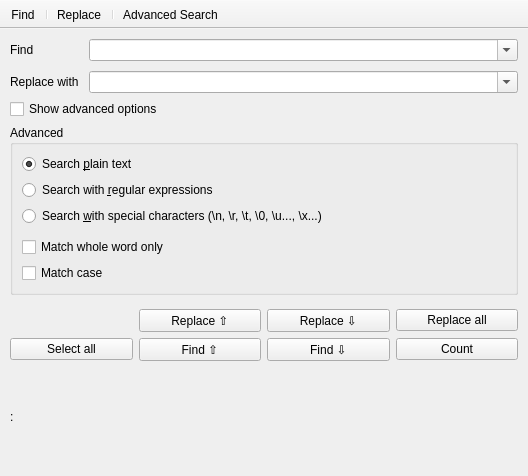
<?xml version="1.0" encoding="UTF-8"?>
<ui version="4.0">
 <class>frmSearchReplace</class>
 <widget class="QMainWindow" name="frmSearchReplace">
  <property name="geometry">
   <rect>
    <x>0</x>
    <y>0</y>
    <width>528</width>
    <height>476</height>
   </rect>
  </property>
  <property name="windowTitle">
   <string>Search</string>
  </property>
  <property name="windowIcon">
   <iconset resource="../resources.qrc">
    <normaloff>:/icons/notepadqq/scalable/notepadqq.svg</normaloff>:/icons/notepadqq/scalable/notepadqq.svg</iconset>
  </property>
  <property name="unifiedTitleAndToolBarOnMac">
   <bool>true</bool>
  </property>
  <widget class="QWidget" name="centralWidget">
   <layout class="QVBoxLayout" name="verticalLayout_4">
    <property name="leftMargin">
     <number>10</number>
    </property>
    <property name="topMargin">
     <number>10</number>
    </property>
    <property name="rightMargin">
     <number>10</number>
    </property>
    <property name="bottomMargin">
     <number>10</number>
    </property>
    <item>
     <layout class="QHBoxLayout" name="horizontalLayout_2">
      <property name="spacing">
       <number>10</number>
      </property>
      <item>
       <layout class="QVBoxLayout" name="verticalLayout_2">
        <item>
         <widget class="QLabel" name="label">
          <property name="sizePolicy">
           <sizepolicy hsizetype="Fixed" vsizetype="Preferred">
            <horstretch>0</horstretch>
            <verstretch>0</verstretch>
           </sizepolicy>
          </property>
          <property name="text">
           <string>Find</string>
          </property>
         </widget>
        </item>
        <item>
         <widget class="QLabel" name="lblReplace">
          <property name="sizePolicy">
           <sizepolicy hsizetype="Fixed" vsizetype="Preferred">
            <horstretch>0</horstretch>
            <verstretch>0</verstretch>
           </sizepolicy>
          </property>
          <property name="text">
           <string>Replace with</string>
          </property>
         </widget>
        </item>
       </layout>
      </item>
      <item>
       <layout class="QVBoxLayout" name="verticalLayout_3">
        <item>
         <widget class="QComboBox" name="cmbSearch">
          <property name="sizePolicy">
           <sizepolicy hsizetype="Expanding" vsizetype="Fixed">
            <horstretch>0</horstretch>
            <verstretch>0</verstretch>
           </sizepolicy>
          </property>
          <property name="editable">
           <bool>true</bool>
          </property>
          <property name="insertPolicy">
           <enum>QComboBox::NoInsert</enum>
          </property>
         </widget>
        </item>
        <item>
         <widget class="QComboBox" name="cmbReplace">
          <property name="sizePolicy">
           <sizepolicy hsizetype="Expanding" vsizetype="Fixed">
            <horstretch>0</horstretch>
            <verstretch>0</verstretch>
           </sizepolicy>
          </property>
          <property name="editable">
           <bool>true</bool>
          </property>
          <property name="insertPolicy">
           <enum>QComboBox::NoInsert</enum>
          </property>
         </widget>
        </item>
       </layout>
      </item>
     </layout>
    </item>
    <item>
     <widget class="QCheckBox" name="chkShowAdvanced">
      <property name="text">
       <string>Show advanced options</string>
      </property>
     </widget>
    </item>
    <item>
     <widget class="QGroupBox" name="groupAdvanced">
      <property name="title">
       <string>Advanced</string>
      </property>
      <layout class="QGridLayout" name="gridLayout_2">
       <item row="0" column="0">
        <widget class="QRadioButton" name="radSearchPlainText">
         <property name="text">
          <string>Search &amp;plain text</string>
         </property>
         <property name="checked">
          <bool>true</bool>
         </property>
        </widget>
       </item>
       <item row="3" column="0">
        <spacer name="verticalSpacer_3">
         <property name="orientation">
          <enum>Qt::Vertical</enum>
         </property>
         <property name="sizeType">
          <enum>QSizePolicy::Minimum</enum>
         </property>
         <property name="sizeHint" stdset="0">
          <size>
           <width>20</width>
           <height>5</height>
          </size>
         </property>
        </spacer>
       </item>
       <item row="4" column="0">
        <widget class="QCheckBox" name="chkMatchWholeWord">
         <property name="text">
          <string>Match whole word only</string>
         </property>
        </widget>
       </item>
       <item row="5" column="0">
        <widget class="QCheckBox" name="chkMatchCase">
         <property name="text">
          <string>Match case</string>
         </property>
        </widget>
       </item>
       <item row="2" column="0">
        <widget class="QRadioButton" name="radSearchWithSpecialChars">
         <property name="text">
          <string>Search &amp;with special characters (\n, \r, \t, \0, \u..., \x...)</string>
         </property>
        </widget>
       </item>
       <item row="1" column="0">
        <widget class="QRadioButton" name="radSearchWithRegex">
         <property name="text">
          <string>Search with &amp;regular expressions</string>
         </property>
        </widget>
       </item>
      </layout>
     </widget>
    </item>
    <item>
     <spacer name="verticalSpacer">
      <property name="orientation">
       <enum>Qt::Vertical</enum>
      </property>
      <property name="sizeType">
       <enum>QSizePolicy::Minimum</enum>
      </property>
      <property name="sizeHint" stdset="0">
       <size>
        <width>20</width>
        <height>8</height>
       </size>
      </property>
     </spacer>
    </item>
    <item>
     <layout class="QGridLayout" name="gridLayout">
      <item row="0" column="3">
       <widget class="QPushButton" name="btnReplaceAll">
        <property name="text">
         <string>Replace all</string>
        </property>
        <property name="autoDefault">
         <bool>true</bool>
        </property>
       </widget>
      </item>
      <item row="2" column="2">
       <widget class="QPushButton" name="btnFindNext">
        <property name="text">
         <string>Find ⇩</string>
        </property>
        <property name="autoDefault">
         <bool>true</bool>
        </property>
       </widget>
      </item>
      <item row="0" column="2">
       <widget class="QPushButton" name="btnReplaceNext">
        <property name="text">
         <string>Replace ⇩</string>
        </property>
        <property name="autoDefault">
         <bool>true</bool>
        </property>
       </widget>
      </item>
      <item row="2" column="1">
       <widget class="QPushButton" name="btnFindPrev">
        <property name="text">
         <string>Find ⇧</string>
        </property>
        <property name="autoDefault">
         <bool>true</bool>
        </property>
       </widget>
      </item>
      <item row="3" column="0" colspan="4">
       <widget class="QLabel" name="lblSpacer1">
        <property name="text">
         <string notr="true">:</string>
        </property>
       </widget>
      </item>
      <item row="0" column="1">
       <widget class="QPushButton" name="btnReplacePrev">
        <property name="text">
         <string>Replace ⇧</string>
        </property>
        <property name="autoDefault">
         <bool>true</bool>
        </property>
       </widget>
      </item>
      <item row="2" column="3">
       <widget class="QPushButton" name="btncountAll">
        <property name="text">
         <string>Count</string>
        </property>
       </widget>
      </item>
      <item row="2" column="0">
       <widget class="QPushButton" name="btnSelectAll">
        <property name="text">
         <string>Select all</string>
        </property>
        <property name="autoDefault">
         <bool>true</bool>
        </property>
       </widget>
      </item>
     </layout>
    </item>
   </layout>
  </widget>
  <widget class="QToolBar" name="toolBar">
   <property name="windowTitle">
    <string>Toolbar</string>
   </property>
   <property name="movable">
    <bool>false</bool>
   </property>
   <property name="iconSize">
    <size>
     <width>16</width>
     <height>16</height>
    </size>
   </property>
   <property name="toolButtonStyle">
    <enum>Qt::ToolButtonTextBesideIcon</enum>
   </property>
   <property name="floatable">
    <bool>false</bool>
   </property>
   <attribute name="toolBarArea">
    <enum>TopToolBarArea</enum>
   </attribute>
   <attribute name="toolBarBreak">
    <bool>false</bool>
   </attribute>
   <addaction name="actionFind"/>
   <addaction name="separator"/>
   <addaction name="actionReplace"/>
   <addaction name="separator"/>
   <addaction name="actionAdvancedSearch"/>
  </widget>
  <action name="actionReplace">
   <property name="checkable">
    <bool>true</bool>
   </property>
   <property name="text">
    <string>&amp;Replace</string>
   </property>
  </action>
  <action name="actionFind">
   <property name="checkable">
    <bool>true</bool>
   </property>
   <property name="text">
    <string>&amp;Find</string>
   </property>
  </action>
  <action name="actionAdvancedSearch">
   <property name="checkable">
    <bool>false</bool>
   </property>
   <property name="text">
    <string>Advanced Search</string>
   </property>
   <property name="toolTip">
    <string>Advanced Search</string>
   </property>
  </action>
 </widget>
 <tabstops>
  <tabstop>cmbSearch</tabstop>
  <tabstop>cmbReplace</tabstop>
  <tabstop>chkShowAdvanced</tabstop>
  <tabstop>radSearchPlainText</tabstop>
  <tabstop>radSearchWithRegex</tabstop>
  <tabstop>radSearchWithSpecialChars</tabstop>
  <tabstop>chkMatchWholeWord</tabstop>
  <tabstop>chkMatchCase</tabstop>
 </tabstops>
 <resources>
  <include location="../resources.qrc"/>
 </resources>
 <connections/>
</ui>
